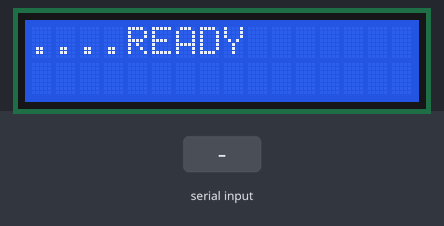
Recording of a sketch running on a simulated Arduino Uno, built with avr-gcc and run on an emulated ATmega328P. On the bench: 16×2 character LCD. The test bench sets the inputs (shaded band). What the sketch prints to the serial monitor is not drawn.

Above: at 17.1 s.
20.3 s: "t" received over Serial
At 21.4 s:
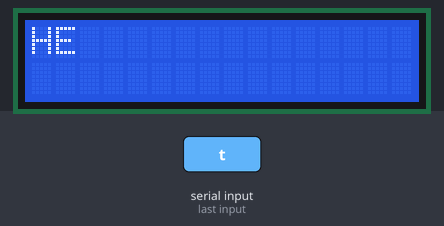
21.8 s: "s" received over Serial
At 22.6 s:
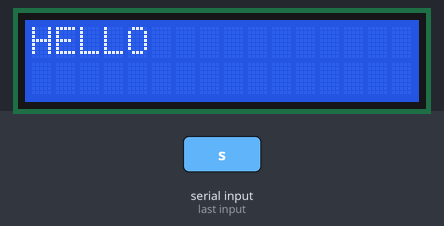
23.3 s: "v" received over Serial
At 23.7 s:
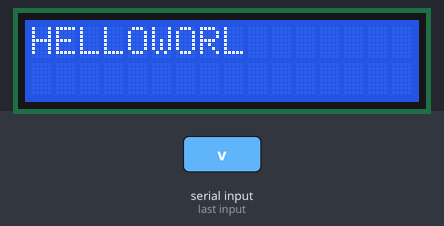
24.8 s: "c" received over Serial
At 26.0 s:
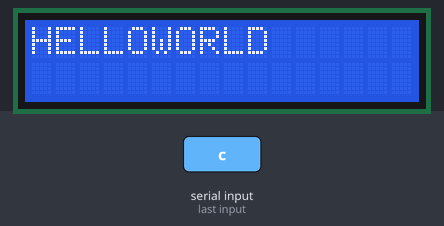
26.3 s: "t" received over Serial
At 27.2 s:
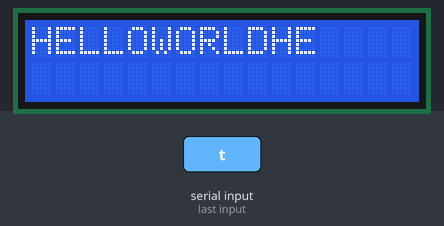
27.8 s: "s" received over Serial
At 28.3 s:
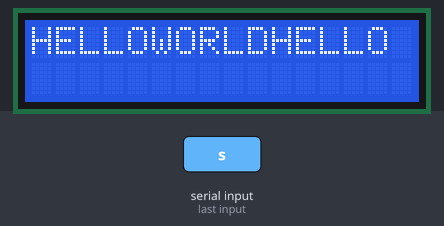
Timing chart, 0 to 30.3 s (numbered marks = the images above; inputs shaded):
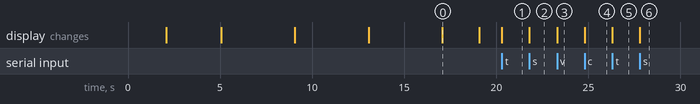

Measured:
- after the input at 20.3 s, the display: changes at once (image 1)
- after the input at 21.8 s, the display: changes at once (image 2)
- after the input at 23.3 s, the display: changes at once (image 3)
- after the input at 24.8 s, the display: changes at once (image 4)
- after the input at 26.3 s, the display: changes at once (image 5)
- after the input at 27.8 s, the display: changes at once (image 6)
- what the display in image 0 shows lasts 2.0 s, from 17.1 s to 19.1 s

The sketch:

gsm_receiver.ino
```cpp
#include<LiquidCrystal.h>
LiquidCrystal lcd (13,12,8,7,4,2);
char receive; //Will hold the incoming character from the Serial Port.
 void setup()
 {
 // prepare the digital output pins

  lcd.begin(16,2);
  lcd.setCursor(0,0);
  lcd.print(" GSM");
   lcd.setCursor(0,1);
  lcd.print("RECEIVER ");
   delay(2000);
  lcd.clear();

  Serial.begin(9600);
   Gsm_initialize();


 }

 //Initialize GSM module serial port for communication.

void Gsm_initialize()
{
       Serial.begin(9600);
       delay(3000);
       lcd.print('.');
       Serial.print("AT\r");
       delay(4000);
       lcd.print('.');
       Serial.println("AT+CMGF=1\r"); // set SMS mode to text
       delay(4000);
       lcd.print('.');
//        // Serial.println("AT+CNMI=2,2,0,0,0"); // set module to send SMS data to serial out upon receipt
//        // Serial.println("AT+CNMI=3,1,2,1,1");
     Serial.println("AT+CNMI=1,2,0,0,0\r");
     delay(4000);
     lcd.print('.');
     lcd.print("READY");
     delay(2000);
     lcd.clear();
}

 void loop()
 {
     if(Serial.available() >0)
        {
            receive = Serial.read();
//          lcd.setCursor (0,0);
//          lcd.print (receive);
         if(receive == 't')
           {

             lcd.print("HE");
           }
           if(receive == 's')
           {

            lcd.print("LLO");
           }
            if(receive == 'v')
           {

            lcd.print("WORL");
           }
             if(receive == 'c')
           {

            lcd.print("D");
           }

        }
 }
```
